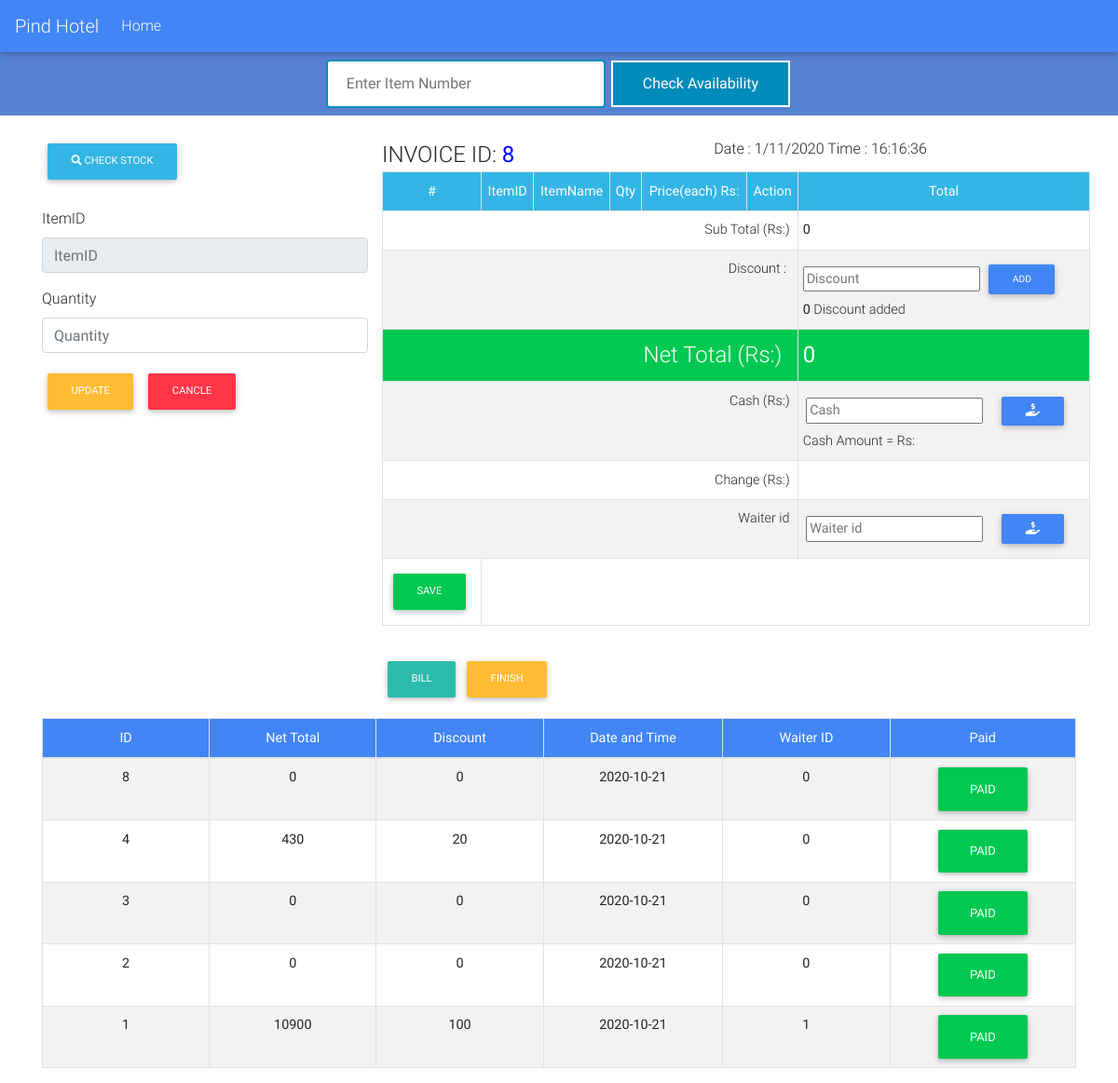
/CashierInvoice.php?edit=8, run on the app's committed database.
### tables this page shows
CREATE TABLE `cashierinvoice` (
  `id` int(11) NOT NULL,
  `subTotal` varchar(20) NOT NULL,
  `discount` varchar(20) NOT NULL,
  `netTotal` varchar(20) NOT NULL,
  `dateTime` date NOT NULL DEFAULT current_timestamp(),
  `CashAmt` varchar(20) NOT NULL,
  `ChangeAmt` varchar(20) NOT NULL,
  `waiter_id` int(11) NOT NULL,
  `paid` tinyint(1) NOT NULL DEFAULT 0
);

### Cashier_process.php (called while the page is built, shortened)
<?php
$mysqli = new mysqli('localhost', 'ahad', '', 'restaurant') or die(mysqli_error($mysqli));
if (isset($_GET['edit'])){
    $id = $_GET['edit'];
    $ItemID = $_GET['ItemID'];
	$update = true;
	$resultin = $mysqli->query("SELECT * FROM cashierinvoiceitem WHERE invoiceID='$id' and ItemID='$ItemID'") or die($mysqli->error());
        $rowin = $resultin->fetch_array();
		$ItemID = $rowin['ItemID'];
        $ItemQuantity = $rowin['ItemQuantity'];
}
?>

### CashierInvoice.php (the view, shortened to what this page needs)
<!DOCTYPE html>
<html lang="en">
<head>
  <link rel="stylesheet" href="https://use.fontawesome.com/releases/v5.8.2/css/all.css">
  <link href="css/bootstrap.min.css" rel="stylesheet">
  <link href="css/mdb.min.css" rel="stylesheet">
  <link href="css/style.css" rel="stylesheet">
  <link href="css/stock_style.css" type="text/css" rel="stylesheet" media="screen,projection"/>
</head>
<body onload=display_ct();>
  <nav class="navbar navbar-expand-lg navbar-dark primary-color">
        <a class="navbar-brand" href="Cashier.php">Pind Hotel</a>
        <div class="collapse navbar-collapse" id="basicExampleNav">
          <ul class="navbar-nav mr-auto">
            <li class="nav-item">
              <a class="nav-link" href="Cashier.php">Home
              </a>
            </li>
          </ul>
        </div>
      </nav>
  <?php require_once 'Cashier_process.php'; ?>
  <div style="background-color: rgba(33, 89, 194, 0.753)">
    <form align = "center" name = "CashierCheckAvailabilityForm" method="POST" action="CashierInvoiceAvailability.php">
      <input type="text2" id="fname" name="ItemID" placeholder="Enter Item Number" required>
      <button class="buttoncheackcash" name="check" data-toggle="modal" onclick="action='CashierInvoiceAvailability.php';" data-target="#modalLoginForm">Check Availability</button>
      </form>
  </div>
  <br>
  <div class="container">
    <div class="row">
      <div class="col-lg-4">
      <div float-right>
      <a align="right" href="CashierStockReport.php" class ="btn btn-info btn-md" >
                          <i class="fa fa-search"> </i> Check Stock</a>
            </div>
      <?php require_once 'Cashier_process.php'; ?>
        <?php
        $inID = $mysqli->query("SELECT id FROM cashierinvoice ORDER BY id DESC LIMIT 1") or die($mysqli->error);
        $rowinID = $inID->fetch_array();
        ?>
        <form action="Cashier_process.php" method="POST">
        <?php if ($update == true):
		            ?>
                <div class="form-group">
    <label for="formGroupExampleInput">ItemID</label>
    <input type="text" class="form-control" value ="<?php echo $ItemID; ?>" name ="ItemID" id ="ItemID" placeholder="ItemID" readonly>
  </div>
  <div class="form-group">
    <label for="formGroupExampleInput2">Quantity</label>
    <input type="text" class="form-control" value ="<?php echo $ItemQuantity; ?>" name="ItemQuantity" id="ItemQuantity" placeholder="Quantity" required>
  </div>
                  <?php endif; ?>
  <?php
		              if ($update == true):
		            ?>
                  <button type="submit" class="btn btn-warning btn-md" name="update">Update</button>
                  <button type="submit" class="btn btn-danger btn-md" name="cancle" onclick="action='CashierInvoice.php';">Cancle</button>
		            <?php else: ?>
                <button type="submit" class="btn btn-primary btn-md" name="save" >&nbsp&nbsp&nbsp&nbsp<i class="fa fa-plus fa-lg"></i>&nbsp&nbsp Add to invoice&nbsp&nbsp&nbsp&nbsp</button>
                  <button type="reset" class="btn btn-danger btn-md">RESET</button>
                  <?php endif; ?>
</form> <br>
    </div>
    <?php
        $mysqli = new mysqli('localhost', 'ahad', '', 'restaurant') or die(mysqli_error($mysqli));
    ?>
      <div class="col">
      <div class="row">
      <font size="5">INVOICE ID:&nbsp; </font><font size="5" color="blue"><b><?php echo $rowinID['id']; ?></b></font> <span id='ct' ></span>
      <table border="" width="100%" class="table table-sm table-striped table-bordered" cellspacing="0">
        <tr style="color: white;" class="bg-info" align="center">
          <td><b>#</b></td>
          <td><b>ItemID</b></td>
          <td><b>ItemName</b></td>
          <td><b>Qty</b></td>
          <td><b>Price(each) Rs:</b></td>
          <td><b>Action</b></td>
          <td><b>Total</b></td>
        </tr>
              <?php
              $inid=$rowinID['id'];
        $subTot = $mysqli->query("SELECT * FROM cashierinvoice WHERE id='$inid'") or die($mysqli->error);
        $subTota = $subTot->fetch_array();
        ?>
        <tr>
          <td colspan="6" align="right">Sub Total  (Rs:)&nbsp</td>
          <td><b><?php echo $subTota['subTotal']; ?></b></td>
        </tr>
        <tr>
          <td colspan="6" align="right">Discount : &nbsp</td>
          <td>
          <form action="Cashier_process.php" method="POST">
          <input type="text" width="" name="rate" placeholder="Discount" required>
          <button type="submit" class="btn btn-primary btn-sm" name="discount" >Add</i></button>
          </form> <b><?php echo $subTota['discount']; ?> </b> Discount added
        </td>
        </tr>
        <tr style="color: white;" class="bg-success">
          <td colspan="6" align="right"><font size="5">Net Total  (Rs:) &nbsp</font></td>
          <td><font size="5"><b><?php echo $subTota['netTotal']; ?></b></font></td>
        </tr>
        <tr>
<form action="Cashier_process.php" method="POST">
          <td colspan="6" align="right">Cash  (Rs:)&nbsp</td>
          <td>&nbsp<input type="text" width="" name ="Amt" placeholder="Cash" required>&nbsp&nbsp&nbsp
          <button type="submit" class="btn btn-primary btn-sm" value ="<?php echo $cashamt; ?>" name="Cash"><i class="fa fa-hand-holding-usd fa-lg"></i></button>
          <br>Cash Amount = Rs: <b><?php echo $subTota['CashAmt']; ?></b>
        </td>
        </tr>
        <tr>
          <td colspan="6" align="right">Change  (Rs:)&nbsp</td>
          <td><b><?php echo $subTota['ChangeAmt']; ?><b></td>
        </tr>
        <tr>
          <td colspan="6" align="right">Waiter id&nbsp</td>
          <td>&nbsp<input type="text" width="" name ="wt" placeholder="Waiter id" required>&nbsp&nbsp&nbsp
          <button type="submit" class="btn btn-primary btn-sm" name="wat"><i class="fa fa-hand-holding-usd fa-lg"></i></button>
         </td>
        </tr>
<tr>
<td><button type="submit" class="btn btn-success btn-md" name="savedata">Save</button></td>
</tr>
      </table>
      </div>
      <p align="right" >
<div class = "row">
  <a href="CashierBill.php">
			<button type="submit" class="btn btn-default btn-md" >Bill</button>
			</a>
			</p></form>
                        <form action="Cashier_process.php" method="POST">
			<button type="submit" class="btn btn-warning btn-md" name="new">Finish</button>
			</p></form>
      </div>
      </div>
      </div>
<?php
	      $mysqli = new mysqli('localhost', 'ahad', '', 'restaurant') or die(mysqli_error($mysqli));
        	$result = $mysqli->query("SELECT id,netTotal,discount,dateTime,waiter_id,paid FROM `cashierinvoice` WHERE paid='0' order by id desc") or die($mysqli->error);
        ?>
  <div class="container">
  <table id="dtBasicExample" class="table table-striped table-bordered table-sm" cellspacing="0" width="100%">
              <thead style="color: white;" class="bg-primary" align="center">
                <tr>
                  <th class="th-sm">ID
                  </th>
                  <th class="th-sm">Net Total
                  </th>
                  <th class="th-sm">Discount
                  </th>
                  <th class="th-sm">Date and Time
                  </th>
                  <th class="th-sm">Waiter ID
                  </th>
		<th class="th-sm">Paid
                  </th>
                    </tr>
              </thead>
              <tbody>
              <?php
		          	while($row = $result->fetch_assoc()): ?>
			          	<tr align="center">
					          <td><b><?php echo $row['id']; ?></b></td>
                    <td><b><?php echo $row['netTotal']; ?></b></td>
                    <td><b><?php echo $row['discount']; ?></b></td>
                    <td><b><?php echo $row['dateTime']; ?></b></td>
		    <td><b><?php echo $row['waiter_id']; ?></b></td>
			<td><a href="cashierinvoice.php?paid=<?php echo $row['id']; ?>" class="btn btn-success">paid</a>
</td>
			          	</tr>
			        <?php endwhile; ?>
              </tbody>
  </body>
  </html>

### css/stock_style.css (style rules this page uses)
nav ul a, nav .brand-logo { color: #444; }
p { line-height: 2rem; }
input[type=text2] { width: 25%; padding: 12px 20px; margin: 8px 0; box-sizing: border-box; background-color: #ffffff; color: black; border: 2px solid #008CBA; border-radius: 4px; }
.buttoncheackcash { background-color: #008CBA; border: 2px solid #ffffff; color: white; padding: 11px 32px; text-align: center; text-decoration: none; display: inline-block; font-size: 16px; margin: 4px 2px; cursor: pointer; }

### data on the page
cashierinvoice: id "8", subTotal "0", discount "0", netTotal "0", dateTime "2020-10-21", waiter "0"
cashierinvoice: id "4", netTotal "430", discount "20", dateTime "2020-10-21", waiter "0"
cashierinvoice: id "3", netTotal "0", discount "0", dateTime "2020-10-21", waiter "0"
cashierinvoice: id "2", netTotal "0", discount "0", dateTime "2020-10-21", waiter "0"
cashierinvoice: id "1", netTotal "10900", discount "100", dateTime "2020-10-21", waiter "1"
